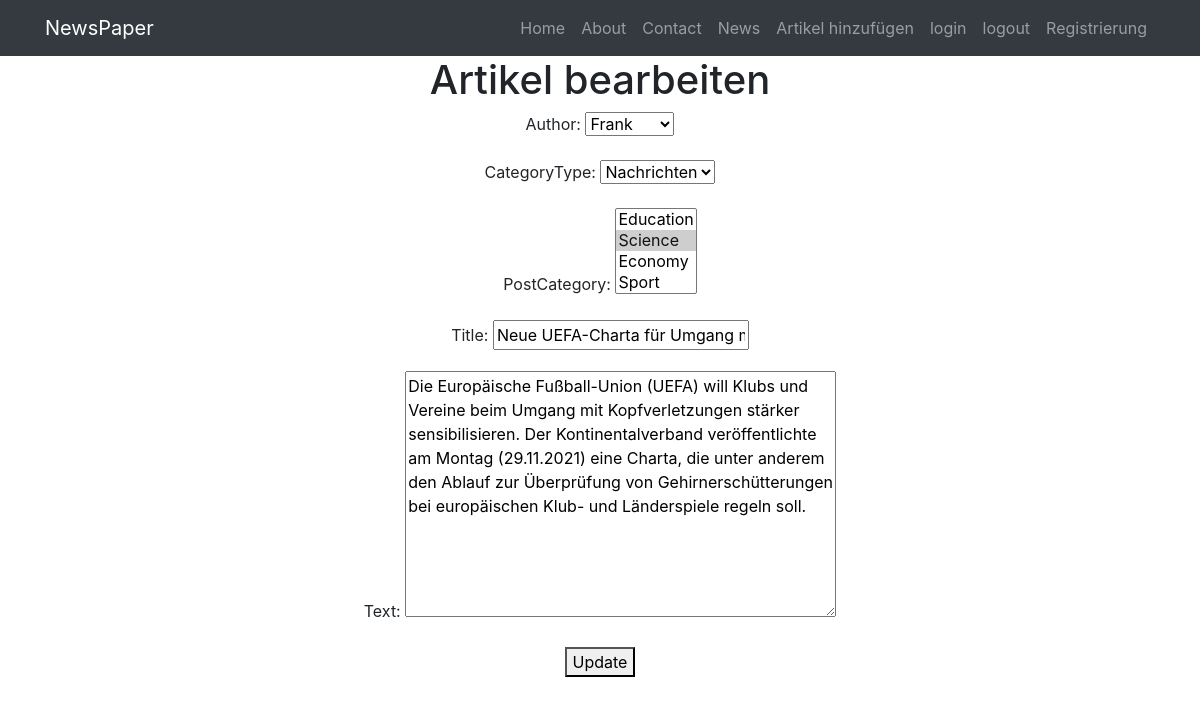
Before: /news/article/edit/3/ (signed in) with the older database file.
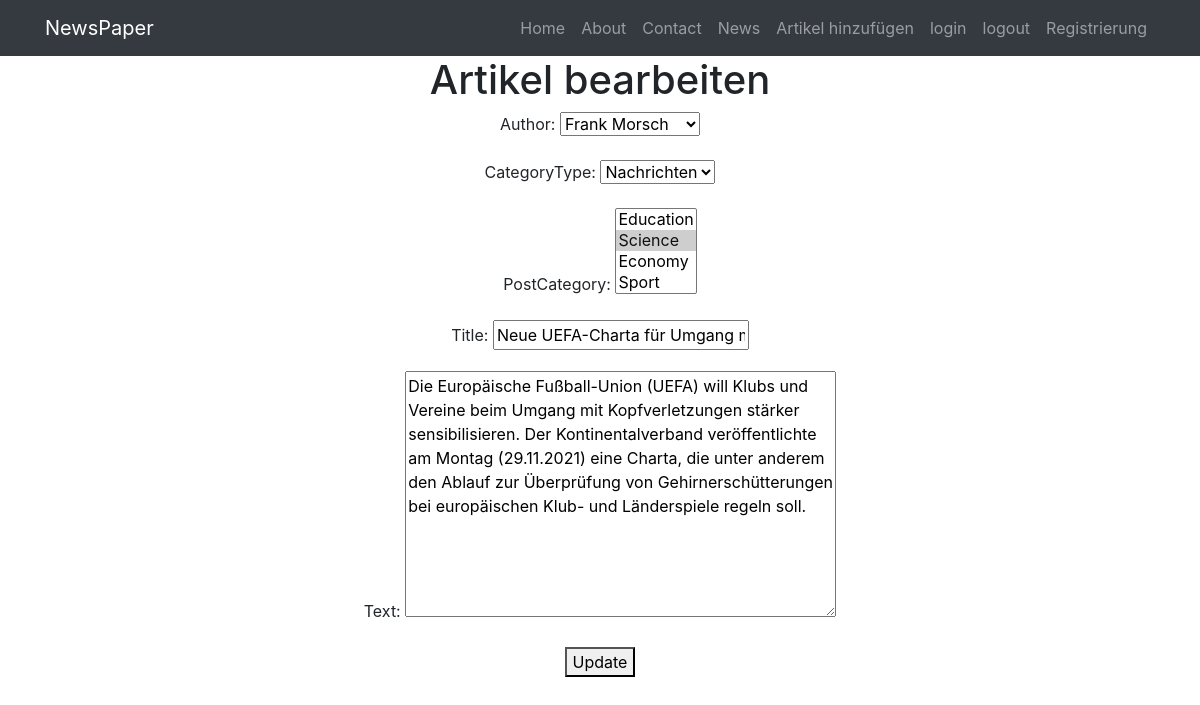
After: the same page with the newer database file.
### news/models.py (models this page shows, shortened)
class Post(models.Model):
    author = models.ForeignKey(Author, on_delete=models.CASCADE)
    NEWS = 'NW'
    ARTICLE = 'AR'
    CATEGORY_CHOICES = (
        (NEWS, 'Nachrichten'),
        (ARTICLE, 'Artikel'),
    )
    categoryType = models.CharField(max_length=2, choices=CATEGORY_CHOICES, default=ARTICLE)
    dateCreation = models.DateTimeField(auto_now_add=True) #автоиатически выставл. врея поста
    postCategory = models.ManyToManyField(Category, through='PostCategory')
    title = models.CharField(max_length=128)
    text = models.TextField() # ohne Begrenzung
    quantity = models.IntegerField(default=0,
                                   validators=[MinValueValidator(0,'Quantity should be >=0')]
                                   )# 8/12 change
    rating = models.SmallIntegerField(default=0)

### news/views.py (the view)
# urls.py: path('article/edit/<int:pk>/', post_edit, name='post_edit'),
@login_required(login_url='/accounts/login/') #18/12
def post_edit(request, pk=None):
    post = get_object_or_404(Post, pk=pk)
    if request.method == "POST":
        form = PostForm(request.POST,
                        instance=post)
        if form.is_valid():
            form.save()
            return redirect('post_create')
    else:
        form = PostForm(instance=post)
    return render(request,
                  'flatpages/post_edit.html',
                  {
                      'form': form,
                      'post': post
                  })

### news/forms.py
class PostForm(ModelForm):
    class Meta:
        model = Post
        exclude=['rating','quantity', 'dateCreation']

### news/models.py (called while the page is built)
    def __str__(self):
        return self.authorUser.username + ' ' + self.authorUser.last_name

    def __str__(self):
        return self.name

### templates/flatpages/post_edit.html (shortened to what this page needs)
{% extends 'flatpages/default.html' %}
{% block content %}
<h1>Artikel bearbeiten</h1>
<form action="{% url 'post_edit' post.pk %}"
      method="post">
      {{ form.as_p }}
<button class="button" type="submit">Update</button>
</form>
{% endblock content %}

Changed rows visible on the page:
changed Post "Nachrichten": author "Frank" → "Frank Morsch"
